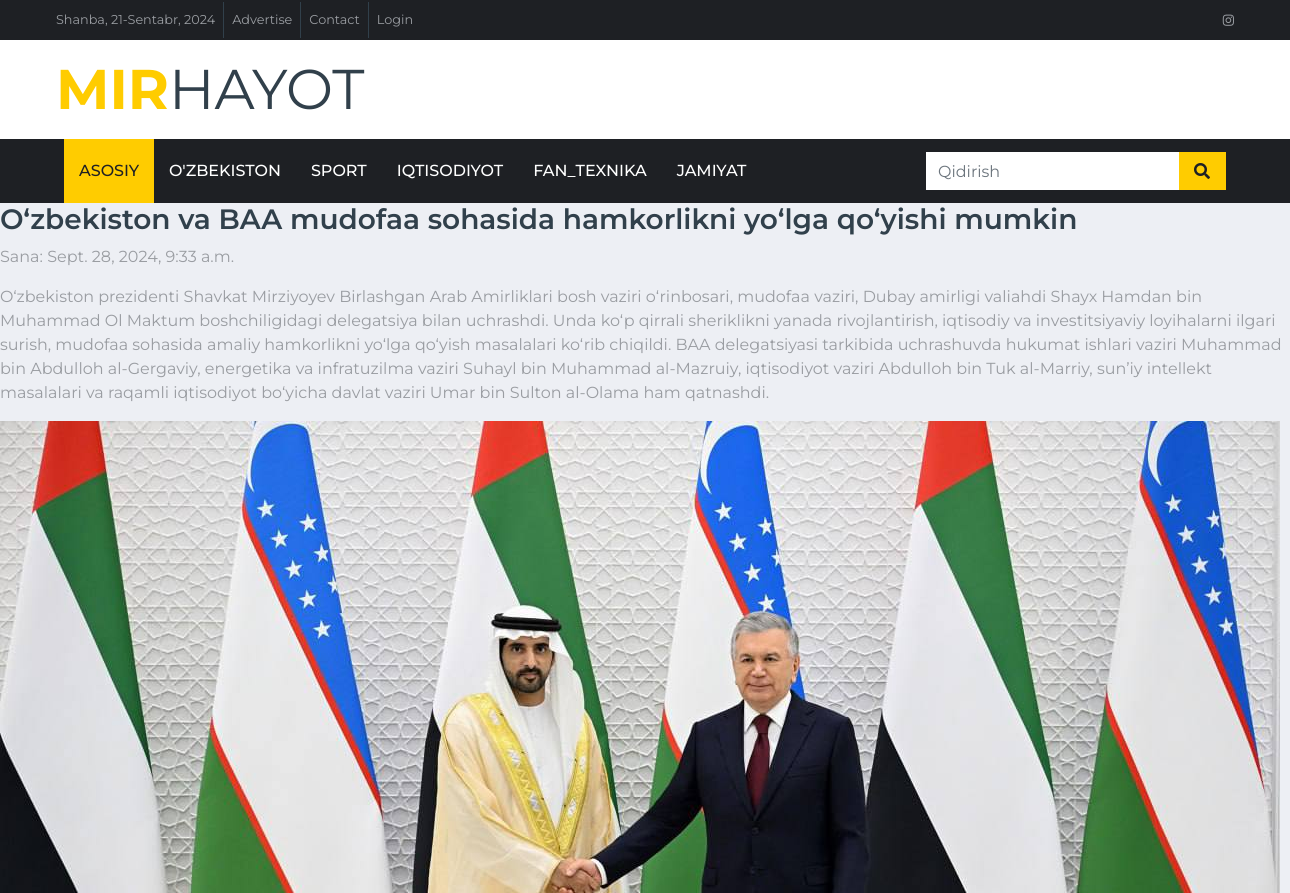
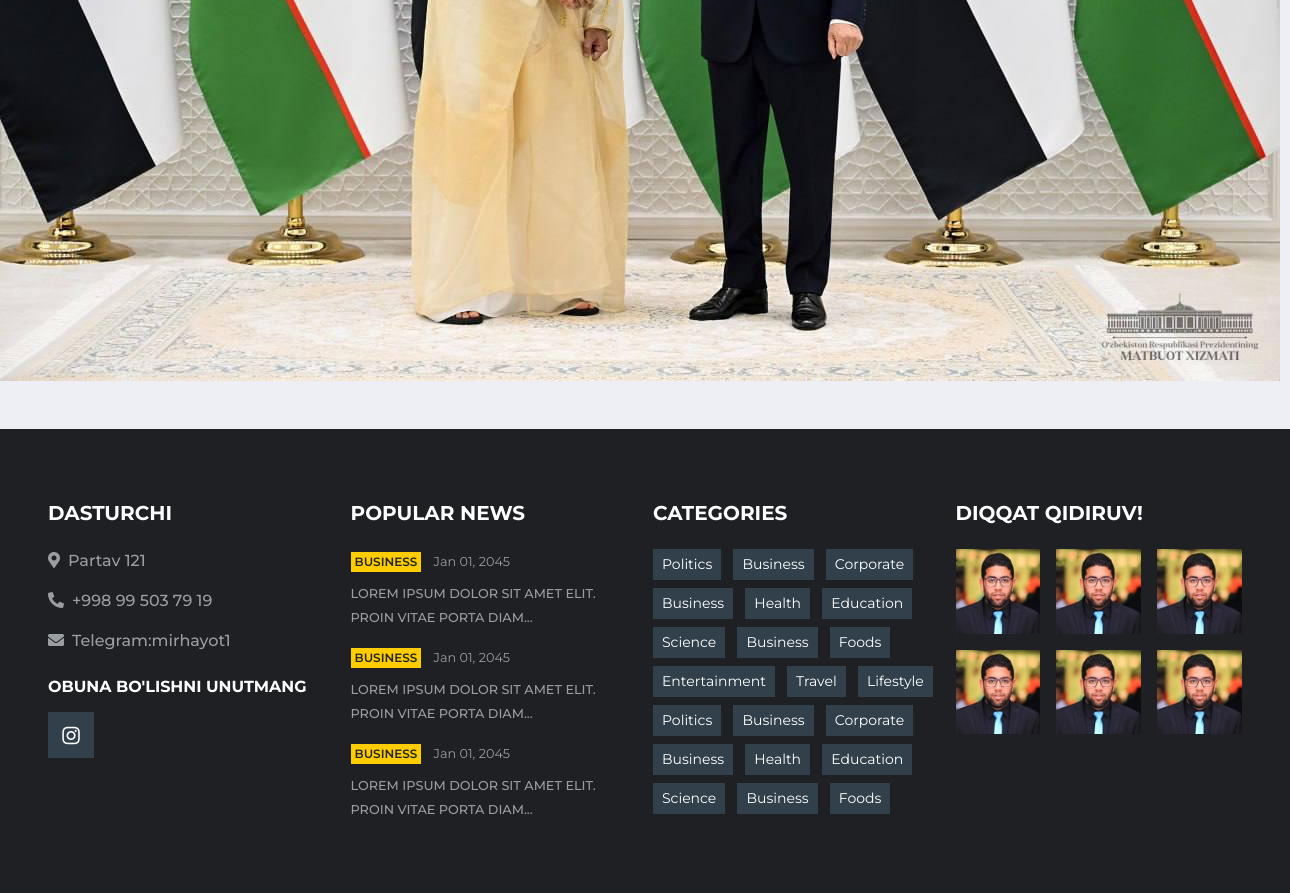
Page /news/20 on the committed database (2 pictures, top to bottom).
### news_app/models.py (models this page shows, shortened)
class News(models.Model):
    class Status(models.TextChoices):
        DRAFT = 'DF', 'Draft'
        Published = 'PB', 'Published'
    title = models.CharField(max_length=300)
    slug = models.SlugField(max_length=300)
    body = models.TextField()
    image = models.ImageField(upload_to='news/images')
    category = models.ForeignKey(Category, on_delete=models.CASCADE)
    publish_time = models.DateTimeField(default=timezone.now())
    created_time = models.DateTimeField(auto_now_add=True)
    updated_time = models.DateTimeField(auto_now=True)
    status = models.CharField(max_length=2,
                              choices=Status.choices,
                              default=Status.DRAFT)
    objects = models.Manager()
    published = PublishedManager()
    class Meta:
        ordering = ["-publish_time"]

### news_app/views.py (the view)
# urls.py: path("news/<int:id>", news_detail, name='news_detail_page'),
def news_detail(request, id):
    news = get_object_or_404(News, id=id, status=News.Status.Published)
    context = {
        'news': news
    }
    return render(request, "news/news_detail.html", context=context)

### templates/news/news_detail.html
{% extends "news/base.html" %}
{% load static %}
{% block content%}
    <h3>{{ news.title}}</h3>
    <p>Sana: {{ news.publish_time}}</p>
    <p>{{ news.body }}</p>
    <img src="{{ news.image.url }}">
{% endblock content %}

### rows in the picture
News: title "O‘zbekiston va BAA mudofaa sohasida hamkorlikni yo‘lga qo‘yishi mumkin", publish_time "Sept. 28, 2024, 9:33 a.m.", body "O‘zbekiston prezidenti Shavkat Mirziyoyev Birlashgan Arab Amirliklari bosh vaziri o‘rinbosari, mudofaa vaziri, Dubay amirligi valiahdi Shayx Hamdan bin Muhammad Ol Maktum boshchiligidagi delegatsiya bilan uchrashdi. Unda ko‘p qirrali sheriklikni yanada rivojlantirish, iqtisodiy va investitsiyaviy loyihalarni ilgari surish, mudofaa sohasida amaliy hamkorlikni yo‘lga qo‘yish masalalari ko‘rib chiqildi. BAA delegatsiyasi tarkibida uchrashuvda hukumat ishlari vaziri Muhammad bin Abdulloh al-Gergaviy, energetika va infratuzilma vaziri Suhayl bin Muhammad al-Mazruiy, iqtisodiyot vaziri Abdulloh bin Tuk al-Marriy, sun’iy intellekt masalalari va raqamli iqtisodiyot bo‘yicha davlat vaziri Umar bin…", image (picture)
